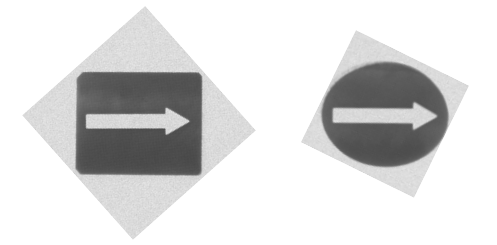
#> input picture labs/catkin_317/src/lab5pkg/lab5pkg_py/scripts/example.jpg, 497 x 245 px
$ python test.py   (older library calls are emulated)
#> lines starting #> are read from the running program, lines starting #| are printed output that depends on the picture; after the words box and inside, x2 and y2 are one past the last pixel; in counts of white or black regions, pixels touching at a corner belong together
import math
import cv2
import numpy as np
import rospkg
import os

##############################################################################
        # template preprocess
_img = cv2.imread('example.jpg')
_draw_img = _img.copy()
#> _draw_img is the input picture: shape (245, 497, 3); min 71, max 255, mean 220.1

        # Bilateral Filter smoothes images while preserving edges,
        # by means of a nonlinear combination of nearby image values.
        # cv2.bilateralFilter(src, d, sigmaColor, sigmaSpace)
        # d - Diameter of each pixel neighborhood that is used during filtering.
_blur = cv2.bilateralFilter(_img, 19, 130, 30)
_blur = cv2.medianBlur(_blur, 9)

_img_gray = cv2.cvtColor(_blur, cv2.COLOR_BGR2GRAY)
_xgrd = cv2.Sobel(_img_gray, cv2.CV_16SC1, 1, 0)
_ygrd = cv2.Sobel(_img_gray, cv2.CV_16SC1, 0, 1)
_img = cv2.Canny(_xgrd, _ygrd, 30, 220)

        # Here we obtain the edge, then show using code below
        # cv2.imshow('1', img)
        # cv2.waitKey()
        # cv2.destroyAllWindows()

_w, _h = _img.shape
_img_1 = _img[:, :_w]
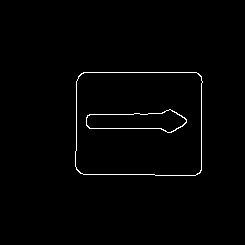
#> _img_1: shape (245, 245); 1.2% white in thin lines or dots, all inside (x1, y1, x2, y2) = (75, 72, 203, 176)
_img_2 = _img[:, _w:]
#> _img_2: shape (245, 252); 1.1% white in thin lines or dots, all inside (x1, y1, x2, y2) = (76, 62, 204, 167)

        # cv2.findContours to find contour
        # variable _contours_1 stores all contours, each of which is composed of
        # a series of pixel point
        # For example: len(contours) contours[0]
        # rectangle
_img_1, _contours_1, hierarchy = cv2.findContours(_img_1, cv2.RETR_TREE, cv2.CHAIN_APPROX_SIMPLE)
        # circle
_img_2, _contours_2, hierarchy = cv2.findContours(_img_2, cv2.RETR_TREE, cv2.CHAIN_APPROX_SIMPLE)
##############################################################################


_img = cv2.imread('test9.bmp')
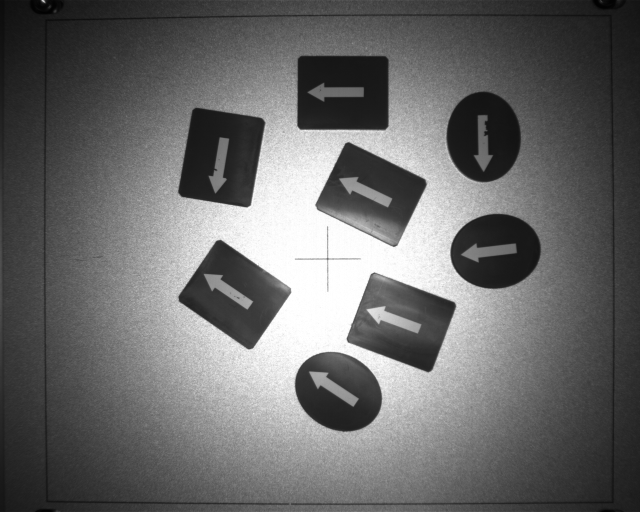
#> input picture labs/catkin_317/src/lab5pkg/lab5pkg_py/scripts/test9.bmp, 1280 x 1024 px (shown at 1/2 size)
_draw_img = _img.copy()
#> _draw_img is the input picture: shape (1024, 1280, 3); min 0, max 255, mean 104.7
#cv2.imshow('_img', _img)

_blur = cv2.bilateralFilter(_img, 19, 130, 30)
#> _blur: shape (1024, 1280, 3)
_blur = cv2.medianBlur(_blur, 9)
#cv2.imshow('_blur', _blur)


_img_gray = cv2.cvtColor(_blur, cv2.COLOR_BGR2GRAY)
#> _img_gray: shape (1024, 1280)
_xgrd = cv2.Sobel(_img_gray, cv2.CV_16SC1, 1, 0)
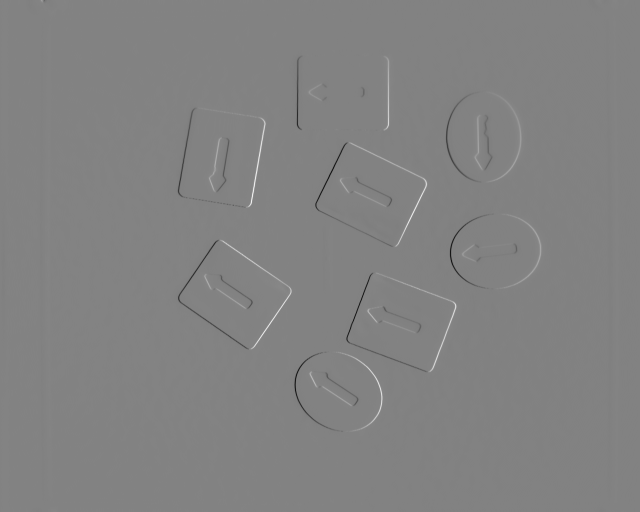
#> _xgrd: shape (1024, 1280) int16 (shown at 1/2 size); min -675, max 645, mean 0; drawn with min black and max white
_ygrd = cv2.Sobel(_img_gray, cv2.CV_16SC1, 0, 1)
#> _ygrd: shape (1024, 1280) int16
_img = cv2.Canny(_xgrd, _ygrd, 3, 10)
cv2.imshow('_Canny', _img)
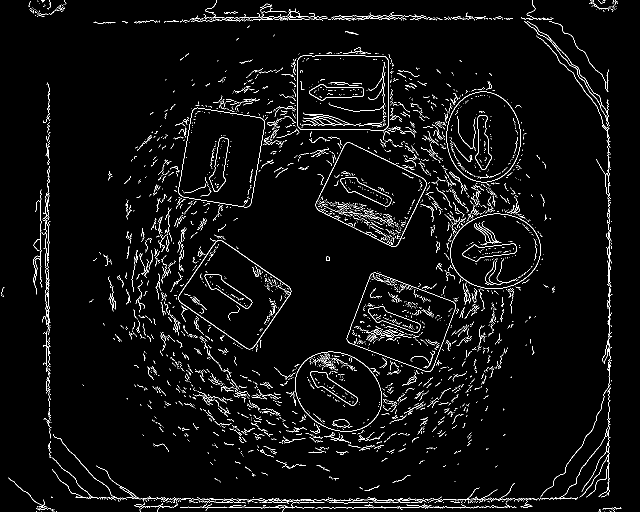
#> window '_Canny': shape (1024, 1280) (shown at 1/2 size); 3.6% white in thin lines or dots

_img, contoursUnfiltered, hierarchy = cv2.findContours(_img, cv2.RETR_TREE, cv2.CHAIN_APPROX_SIMPLE)
#> contoursUnfiltered = 3836 contours, 3781 with area under 20; largest, box (x1, y1, x2, y2) and area: (631, 285, 853, 494) 27314, (693, 545, 912, 744) 27245, (693, 545, 912, 744) 27223, (357, 480, 583, 699) 27143, (631, 285, 853, 494) 27120
contours = []
for i in range(len(contoursUnfiltered)):
	if cv2.contourArea(contoursUnfiltered[i]) > 1500:
		contours.append(contoursUnfiltered[i])
#> after the loop, contours = 32 contours; largest, box (x1, y1, x2, y2) and area: (631, 285, 853, 494) 27314, (693, 545, 912, 744) 27245, (693, 545, 912, 744) 27223, (357, 480, 583, 699) 27143, (631, 285, 853, 494) 27120
_draw_img=cv2.drawContours(_draw_img,contours,-1,(0,255,0),3)
#> _draw_img: shape (1024, 1280, 3); 2.47% of pixels changed, all inside (x1, y1, x2, y2) = (355, 109, 1084, 866)
cv2.imshow('_draw_img', _draw_img)
cv2.waitKey()
cv2.destroyAllWindows()


center_value = []
tip_value = []
shape = [] # 0 represents rectangle while 1 represents circle or ellipse
theta = []
for i in range(len(contours) // 2):
    if i % 2 == 0: #is contour of the base
        N = cv2.moments(contours[i * 2])
        _center_x = int(N["m10"] / N["m00"])
        _center_y = int(N["m01"] / N["m00"])
        _draw_img=cv2.circle(_draw_img, (int(_center_x), int(_center_y)), 7, [255,0,0], -1) #center, blu
        center_value.append([_center_x,_center_y])

        _draw_img = cv2.putText(_draw_img,str(int(_center_x))+","+str(int(_center_y)),(int(_center_x+30), int(_center_y+30)),cv2.FONT_HERSHEY_PLAIN, 2,(255,255,255),3)

        rect = cv2.matchShapes(contours[i * 2], _contours_1[0], 1, 0.0)
        circ = cv2.matchShapes(contours[i * 2], _contours_2[0], 1, 0.0)
        if rect > circ:
            shape.append(1) #is circle, GREEN
            ######
            _draw_img = cv2.drawContours(_draw_img,contours[i * 2],-1,(255,255,0),3) #is circle, GREEN
        else:
            shape.append(0)#is rect, RED
            ######
            _draw_img = cv2.drawContours(_draw_img,contours[i * 2],-1,(0,0,255),3)#is rect, RED
    else:  #is contour of the arrow
        arrow = contours[i * 2]
        block = contours[i * 2 -2]
        distprev=1000000
        for pointsInArrow in arrow:
            for pointsInBlock in block:
                dist = np.linalg.norm(pointsInArrow - pointsInBlock)
                if dist < distprev:
                    distprev = dist
                    arrowClosest = pointsInArrow
        ######
        _draw_img=cv2.circle(_draw_img, (arrowClosest[0][0],arrowClosest[0][1]), 7, [255,255,255], -1)# IS tip, white
        tip_value.append([arrowClosest[0][0],arrowClosest[0][1]])
#> this loop made 16 passes
#> (rect, circ) on passes 1, 3, 5, 7, 9, 11, 13, 15: (0.0368, 0.00306), (0.00223, 0.0376), (0.0025, 0.0373), (0.0406, 0.000772), (0.00108, 0.0388), (0.00192, 0.041), (0.036, 0.00384), (0.000851, 0.0407)
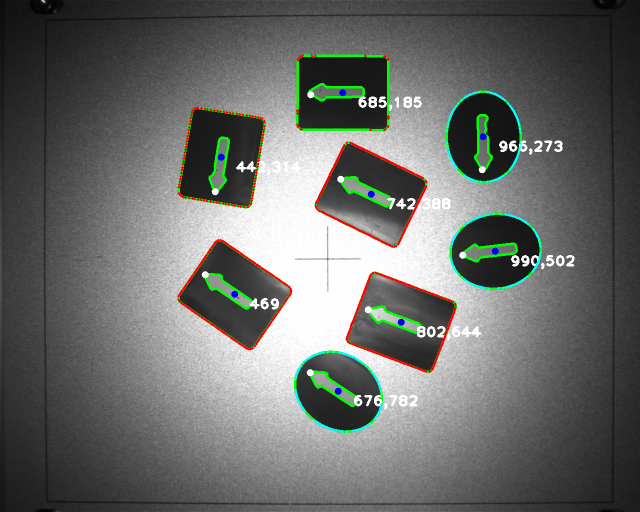
#> _draw_img: shape (1024, 1280, 3) (shown at 1/2 size); mean B, G, R 104.3, 107.3, 105.1
#> after the loop, arrowClosest = [[621, 189]]; center_value = [[676, 782], [802, 644], [469, 588], [990, 502], [742, 388], [442, 314], [966, 273], [685, 185]]; shape = [1, 0, 0, 1, 0, 0, 1, 0]; tip_value = [[620, 745], [736, 619], [410, 549], [925, 510], [681, 358], [430, 383], [964, 339], [621, 189]]
for i in range(len(center_value)):
    angle = -math.atan2(tip_value[i][1]-center_value[i][1],tip_value[i][0]-center_value[i][0])/3.1415*180
    theta.append(angle)
    ######
    _draw_img = cv2.putText(_draw_img,str(int(angle)),(center_value[i][0],center_value[i][1]),cv2.FONT_HERSHEY_PLAIN, 2,(255,255,255),3)
#> this loop made 8 passes
#> angle on passes 1 to 8: 146.6, 159.3, 146.5, -173, 153.8, -99.87, -91.74, -176.4
#> pass 1, `_draw_img = cv2.putText(_draw_img,str(int(angle)),(center_value[i][0],..`:
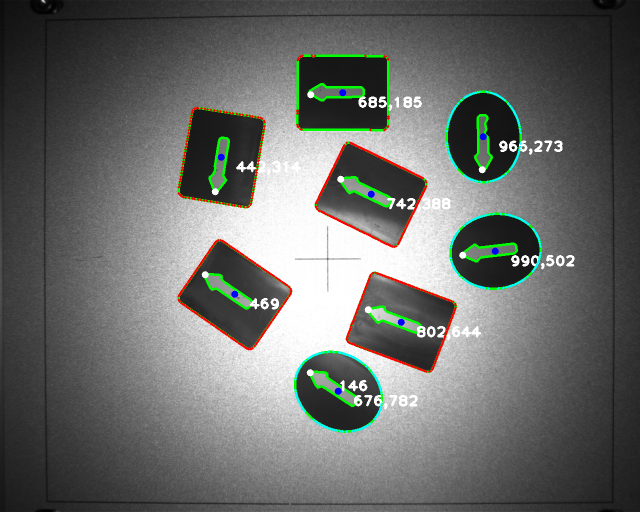
#> _draw_img: shape (1024, 1280, 3) (shown at 1/2 size); 0.04% of pixels changed, all inside (x1, y1, x2, y2) = (680, 760, 735, 783)
#> after the loop:
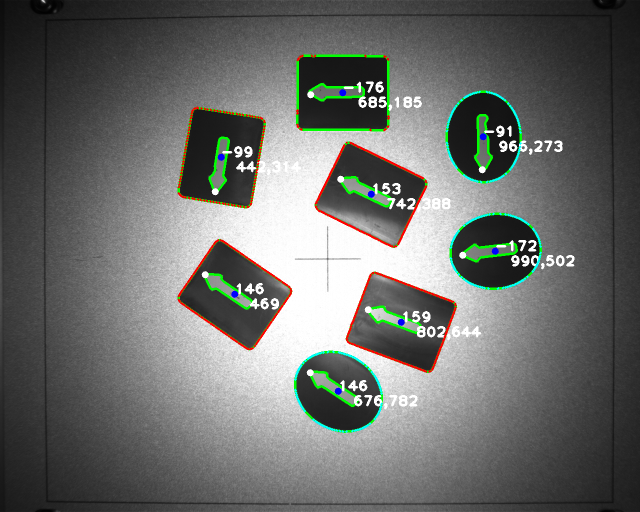
#> _draw_img: shape (1024, 1280, 3) (shown at 1/2 size); mean B, G, R 105.1, 108, 105.9
#> after the loop, theta = [146.6, 159.3, 146.5, -173, 153.8, -99.87, -91.74, -176.4]

#print(center_value)
print(shape)
#| [1, 0, 0, 1, 0, 0, 1, 0]
cv2.imshow('_draw_img', _draw_img)
cv2.waitKey()
cv2.destroyAllWindows()
